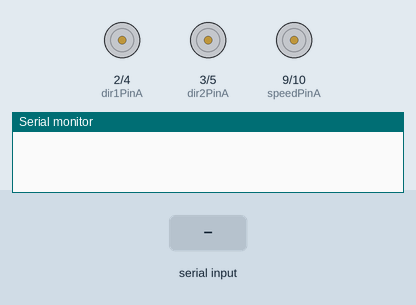
The sketch below on a simulated Arduino Uno, built with avr-gcc and run on an emulated ATmega328P. Shown: motor-driver pin pairs drawn as motors (green arrow = first pin HIGH = forward, orange = second pin HIGH = backward, longer = more drive), the last lines printed to the serial monitor. Inputs (shaded band) come from the test bench.

Above: at 1.2 s.
1.3 s: "1" received over Serial
At 1.8 s:
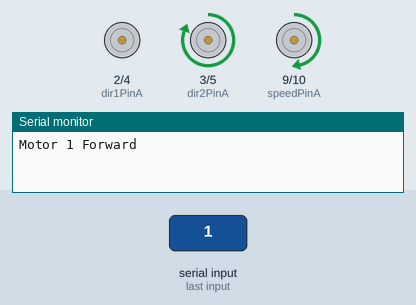
2.8 s: "2" received over Serial
At 4.0 s:
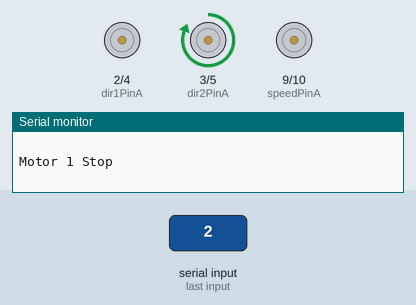
4.3 s: "3" received over Serial
At 5.3 s:
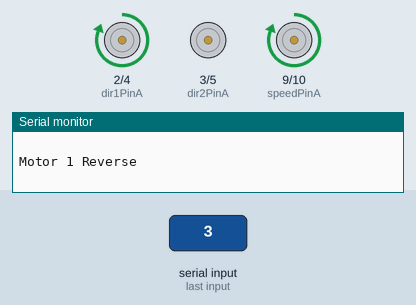
Timing chart, 0 to 7.3 s (numbered marks = the images above; inputs shaded):
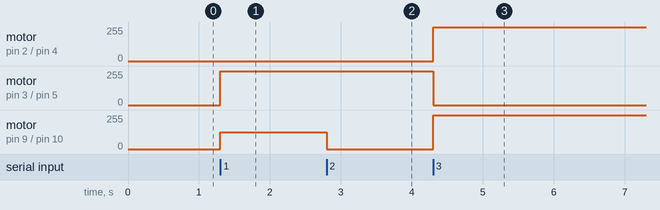

The sketch:

L298N_Dual_H_Bridge_Keyboard_Control_Reichenstein7.ino
```cpp
//Code by Reichenstein7 (thejamerson.com)

//Keyboard Controls:
//
// 1 -Motor 1 Left
// 2 -Motor 1 Stop
// 3 -Motor 1 Right
//
// 4 -Motor 2 Left
// 5 -Motor 2 Stop
// 6 -Motor 2 Right

// Declare L298N Dual H-Bridge Motor Controller directly since there is not a library to load.

// Motor 1
int dir1PinA = 2;
int dir2PinA = 3;
int speedPinA = 9; // Needs to be a PWM pin to be able to control motor speed

// Motor 2
int dir1PinB = 4;
int dir2PinB = 5;
int speedPinB = 10; // Needs to be a PWM pin to be able to control motor speed

void setup() {  // Setup runs once per reset
// initialize serial communication @ 9600 baud:
Serial.begin(9600);

//Define L298N Dual H-Bridge Motor Controller Pins

pinMode(dir1PinA,OUTPUT);
pinMode(dir2PinA,OUTPUT);
pinMode(speedPinA,OUTPUT);
pinMode(dir1PinB,OUTPUT);
pinMode(dir2PinB,OUTPUT);
pinMode(speedPinB,OUTPUT);

}

void loop() {

// Initialize the Serial interface:

if (Serial.available() > 0) {
int inByte = Serial.read();
int speed; // Local variable

switch (inByte) {

//______________Motor 1______________

case '1': // Motor 1 Forward
analogWrite(speedPinA, 125);//Sets speed variable via PWM
digitalWrite(dir1PinA, LOW);
digitalWrite(dir2PinA, HIGH);
Serial.println("Motor 1 Forward"); // Prints out “Motor 1 Forward” on the serial monitor
Serial.println("   "); // Creates a blank line printed on the serial monitor
break;

case '2': // Motor 1 Stop (Freespin)
analogWrite(speedPinA, 0);
digitalWrite(dir1PinA, LOW);
digitalWrite(dir2PinA, HIGH);
Serial.println("Motor 1 Stop");
Serial.println("   ");
break;


case '3': // Motor 1 Reverse
analogWrite(speedPinA, 255);
digitalWrite(dir2PinA, LOW);
digitalWrite(dir1PinA, HIGH);
Serial.println("Motor 1 Reverse");
Serial.println("   ");
break;

/*
//______________Motor 2______________

case '4': // Motor 2 Forward
analogWrite(speedPinB, 255);
digitalWrite(dir1PinB, LOW);
digitalWrite(dir2PinB, HIGH);
Serial.println("Motor 2 Forward");
Serial.println("   ");
break;

case '5': // Motor 1 Stop (Freespin)
analogWrite(speedPinB, 0);
digitalWrite(dir1PinB, LOW);
digitalWrite(dir2PinB, HIGH);
Serial.println("Motor 2 Stop");
Serial.println("   ");
break;

case '6': // Motor 2 Reverse
analogWrite(speedPinB, 255);
digitalWrite(dir2PinB, LOW);
digitalWrite(dir1PinB, HIGH);
Serial.println("Motor 2 Reverse");
Serial.println("   ");
break;
*/
default:
// turn all the connections off if an unmapped key is pressed:
for (int thisPin = 2; thisPin < 11; thisPin++) {
digitalWrite(thisPin, LOW);
}
  }
    }
      }
```

Measured:
- after the input at 1.3 s, motor on pin 3 (dir2PinA) / pin 5 (dir2PinB): stopped → forward 255/255 at once; motor on pin 9 (speedPinA) / pin 10 (speedPinB): stopped → forward 125/255 at once
- after the input at 2.8 s, motor on pin 9 (speedPinA) / pin 10 (speedPinB): forward 125/255 → stopped at once
- after the input at 4.3 s, motor on pin 2 (dir1PinA) / pin 4 (dir1PinB), motor on pin 9 (speedPinA) / pin 10 (speedPinB): stopped → forward 255/255 at once; motor on pin 3 (dir2PinA) / pin 5 (dir2PinB): forward 255/255 → stopped at once
